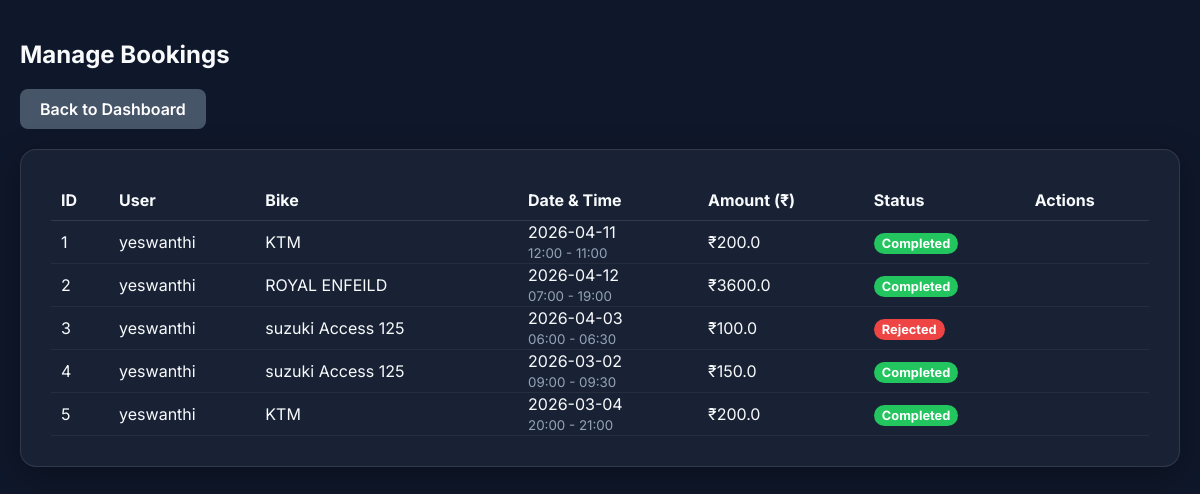
The app's page /admin/bookings (signed in) with its own data.
### models.py (models this page shows, shortened)
class Booking(db.Model):
    id = db.Column(db.Integer, primary_key=True)
    user_id = db.Column(db.Integer, db.ForeignKey('user.id'), nullable=False)
    bike_id = db.Column(db.Integer, db.ForeignKey('bike.id'), nullable=False)
    booking_date = db.Column(db.String(20), nullable=False) # e.g., "YYYY-MM-DD"
    start_time = db.Column(db.String(10), nullable=False)
    end_time = db.Column(db.String(10), nullable=False)
    status = db.Column(db.String(20), default='Pending') # Pending, Accepted, Rejected, Ongoing, Completed
    amount = db.Column(db.Float, nullable=False)
    payments = db.relationship('Payment', backref='booking', lazy=True)

class User(UserMixin, db.Model):
    id = db.Column(db.Integer, primary_key=True)
    name = db.Column(db.String(100), nullable=False)
    email = db.Column(db.String(120), unique=True, nullable=False)
    password = db.Column(db.String(200), nullable=False)
    phone = db.Column(db.String(20))
    address = db.Column(db.Text)
    license_number = db.Column(db.String(50))
    license_image = db.Column(db.String(200)) # path to uploaded image
    is_verified = db.Column(db.Boolean, default=False)
    total_spent = db.Column(db.Float, default=0.0)
    bookings = db.relationship('Booking', backref='user', lazy=True)

class Bike(db.Model):
    id = db.Column(db.Integer, primary_key=True)
    name = db.Column(db.String(100), nullable=False)
    type = db.Column(db.String(50)) # e.g., Scooter, Sports, Cruiser
    price = db.Column(db.Float, nullable=False)
    availability = db.Column(db.Boolean, default=True)
    image = db.Column(db.String(200))
    bookings = db.relationship('Booking', backref='bike', lazy=True)

### app.py (the view)
@app.route('/admin/bookings')
@login_required
def admin_bookings():
    if not isinstance(current_user, Admin):
        return redirect(url_for('client_dashboard'))
    bookings = Booking.query.all()
    return render_template('admin/bookings.html', bookings=bookings)

### app.py (called while the page is built)
@login_manager.user_loader
def load_user(user_id):
    if user_id.startswith('admin_'):
        admin_id = int(user_id.split('_')[1])
        return Admin.query.get(admin_id)
    else:
        return User.query.get(int(user_id))

### templates/admin/bookings.html (shortened to what this page needs)
{% extends 'base.html' %}
{% block content %}
<div style="padding: 20px;">
    <h2>Manage Bookings</h2>
    <a href="{{ url_for('admin_dashboard') }}" class="btn btn-secondary" style="margin-bottom: 20px;">Back to Dashboard</a>
    <div class="glass-card" style="overflow-x: auto;">
        <table style="width: 100%; text-align: left; border-collapse: collapse;">
            <thead>
                <tr style="border-bottom: 1px solid rgba(255,255,255,0.1);">
                    <th style="padding: 10px;">ID</th><th>User</th><th>Bike</th><th>Date & Time</th><th>Amount (₹)</th><th>Status</th><th>Actions</th>
                </tr>
            </thead>
            <tbody>
                {% for booking in bookings %}
                <tr style="border-bottom: 1px solid rgba(255,255,255,0.05);">
                    <td style="padding: 10px;">{{ booking.id }}</td>
                    <td>{{ booking.user.name }}</td>
                    <td>{{ booking.bike.name }}</td>
                    <td>{{ booking.booking_date }} <br> <small style="color: var(--text-secondary);">{{ booking.start_time }} - {{ booking.end_time }}</small></td>
                    <td>₹{{ booking.amount }}</td>
                    <td>
                        <span style="padding: 3px 8px; border-radius: 12px; font-size: 0.8rem; font-weight: bold; background:
                            {% if booking.status == 'Pending' %}#eab308{% elif booking.status == 'Accepted' %}#3b82f6{% elif booking.status == 'Ongoing' %}#a855f7{% elif booking.status == 'Completed' %}#22c55e{% else %}#ef4444{% endif %}; color: white;">
                            {{ booking.status }}
                        </span>
                    </td>
                    <td>
                    </td>
                </tr>
                {% else %}
                <tr><td colspan="7" style="padding: 10px;">No bookings found.</td></tr>
                {% endfor %}
            </tbody>
        </table>
    </div>
</div>
{% endblock %}

### static/css/style.css (style rules this page uses)
:root { --bg-color: #0f172a; --card-bg: rgba(30, 41, 59, 0.7); --text-primary: #f8fafc; --text-secondary: #94a3b8; --accent: #3b82f6; --accent-hover: #2563eb; --danger: #ef4444; --success: #22c55e; --header-bg: #ffffff; --header-text: #000000; }
body { margin: 0; font-family: 'Inter', sans-serif; background-color: var(--bg-color); color: var(--text-primary); min-height: 100vh; display: flex; flex-direction: column; }
a { text-decoration: none; color: var(--accent); }
.btn { display: inline-block; padding: 10px 20px; background: var(--accent); color: white; border: none; border-radius: 8px; font-weight: 600; cursor: pointer; transition: all 0.3s ease; text-align: center; }
.glass-card { background: var(--card-bg); backdrop-filter: blur(12px); border: 1px solid rgba(255, 255, 255, 0.1); box-shadow: 0 8px 32px rgba(0, 0, 0, 0.3); border-radius: 16px; padding: 30px; }
.btn-secondary { background: #475569; }

### records on screen
Booking: id "1", user.name "yeswanthi", bike.name "KTM", booking_date "2026-04-11", start_time "12:00", end_time "11:00", amount "200.0", status "Completed"
Booking: id "2", user.name "yeswanthi", bike.name "ROYAL ENFEILD", booking_date "2026-04-12", start_time "07:00", end_time "19:00", amount "3600.0", status "Completed"
Booking: id "3", user.name "yeswanthi", bike.name "suzuki Access 125", booking_date "2026-04-03", start_time "06:00", end_time "06:30", amount "100.0", status "Rejected"
Booking: id "4", user.name "yeswanthi", bike.name "suzuki Access 125", booking_date "2026-03-02", start_time "09:00", end_time "09:30", amount "150.0", status "Completed"
Booking: id "5", user.name "yeswanthi", bike.name "KTM", booking_date "2026-03-04", start_time "20:00", end_time "21:00", amount "200.0", status "Completed"
